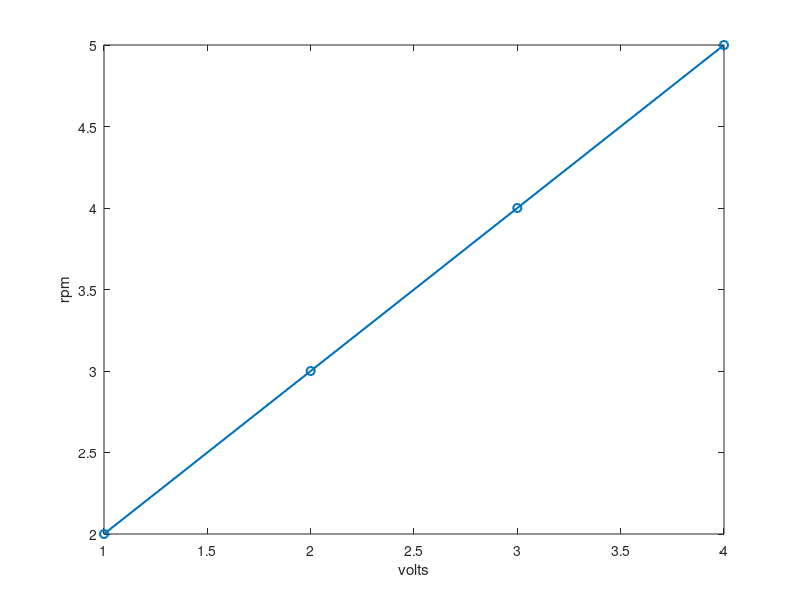
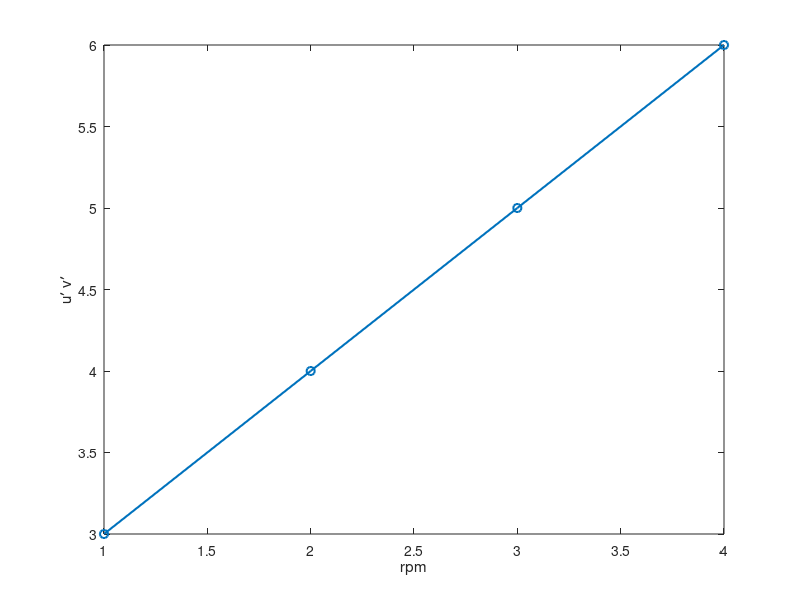

MATLAB code to generate these figures, in order:
% this script contains auxiliary calculation and calibrations needed in the
% process of the spinner mills experiments


%% voltage to rpm
volts = [1 2 3 4]; % a range of volts that the motor can run at
rpms_v = [2 3 4 5]; % the repsonse measured rpms of the disk

figure()
plot(volts, rpms_v, '-o', 'LineWidth', 1.5)
xlabel('volts')
ylabel('rpm')


%% rpm to reynolds stress (u*)
rpms_s = [1 2 3 4]; % rpms selected for calibration (could/should be same as above?)
upvps = [3 4 5 6]; % measured \bar{u'v'} at the nearest bed measurement feasible

figure()
plot(rpms_s, upvps, '-o', 'LineWidth', 1.5)
xlabel('rpm')
ylabel('{u\prime v\prime}')


%% sediment needed for alluvial bed
% the more sediment goes into suspension, the more comes off the bed and
% the bed elevation lowers. We should add more sediment to the mill for the
% higher stresses to keep the bed at a constant elevation.
diam = 0.2;
bedH = 0.02; % height of bed to maintain through all ustar expts
bedV = pi * (diam/2) ^ 2 * bedH * 1000; % liters of sed needed with no suspension


%% sediment needed for total experiments
% based on estimates of total sediment withdrawal for each sample, adding
% more to the bed, how much sediment do I need *in total*


